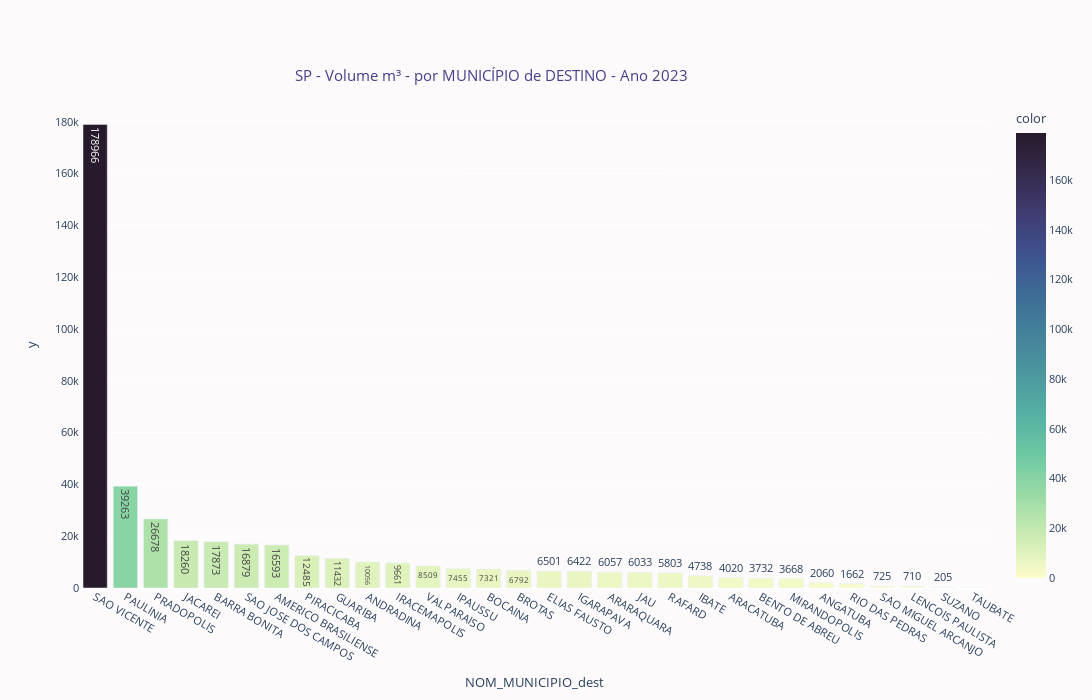

The notebook cell saved with this chart:
### Code cell
qd =  grandes10_SP_23.groupby(by='NOM_MUNICIPIO_dest')['VolANP'].sum()
qo =  grandes10_SP_23.groupby(by='NOM_MUNICIPIO_orig')['VolANP'].sum()
qd = round(qd, 2)
qd = qd.sort_values(ascending = False)
qo = round(qo, 2)
qo = qo.sort_values(ascending = False)

fig=px.bar(
    (qd
     #.query("QUALIF_DEST in ['TRR']")
     #.sort_values(ascending = False)
     #.nlargest(5)
     #.groupby("GRUPO", as_index=False)
     #.mean()
     #.rename({"expenditure_per_student": "Expenditure Per Student (Thousands)"}, axis=1)
     #.nlargest(10, 'VolANP_ano')
    ),
    x=qd.index,
    y=qd.values,
    title="SP - Volume m³ - por MUNICÍPIO de DESTINO - Ano 2023",
    color_discrete_sequence=px.colors.qualitative.Pastel2,
    color=qd.values,
    color_continuous_scale="deep",
    text_auto='.0f',
    #hover_data=["GRUPO"]
)


fig.update_layout(
    autosize=False,
    width= 1300,
    height=700
)
    
fig.update_layout(
        title = {"x": .45, "y": .90, "font": {"color":"darkslateblue"}},
        plot_bgcolor = "#fcfafa",
        paper_bgcolor = "#fcfafa", 
        font=dict(size=11)
    )
fig.show()

### Figure 1 — Plotly figure (JSON) as saved in the notebook; plotly's stock layout.template omitted (floating-point values rounded to 4 significant figures)
{"data": [{"alignmentgroup": "True", "hovertemplate": "NOM_MUNICIPIO_dest=%{x}<br>y=%{y}<br>color=%{marker.color}<extra></extra>", "legendgroup": "", "marker": {"color": [179000.0, 39260.0, 26680.0, 18260, 17870.0, 16880.0, 16590.0, 12485, 11430.0, 10056, 9661.0, 8508.0, 7454.0, 7321.0, 6792.0, 6500.0, 6422.0, 6057.0, 6033.0, 5803, 4738, 4020.0, 3732.0, 3668, 2060, 1662, 725, 710, 205, 0], "coloraxis": "coloraxis", "pattern": {"shape": ""}}, "name": "", "offsetgroup": "", "orientation": "v", "showlegend": false, "textposition": "auto", "texttemplate": "%{y:.0f}", "type": "bar", "x": ["SAO VICENTE", "PAULINIA", "PRADOPOLIS", "JACAREI", "BARRA BONITA", "SAO JOSE DOS CAMPOS", "AMERICO BRASILIENSE", "PIRACICABA", "GUARIBA", "ANDRADINA", "IRACEMAPOLIS", "VALPARAISO", "IPAUSSU", "BOCAINA", "BROTAS", "ELIAS FAUSTO", "IGARAPAVA", "ARARAQUARA", "JAU", "RAFARD", "IBATE", "ARACATUBA", "BENTO DE ABREU", "MIRANDOPOLIS", "ANGATUBA", "RIO DAS PEDRAS", "SAO MIGUEL ARCANJO", "LENCOIS PAULISTA", "SUZANO", "TAUBATE"], "xaxis": "x", "y": [179000.0, 39260.0, 26680.0, 18260, 17870.0, 16880.0, 16590.0, 12485, 11430.0, 10056, 9661.0, 8508.0, 7454.0, 7321.0, 6792.0, 6500.0, 6422.0, 6057.0, 6033.0, 5803, 4738, 4020.0, 3732.0, 3668, 2060, 1662, 725, 710, 205, 0], "yaxis": "y"}], "layout": {"autosize": false, "barmode": "relative", "coloraxis": {"colorbar": {"title": {"text": "color"}}, "colorscale": [[0, "rgb(253, 253, 204)"], [0.09091, "rgb(206, 236, 179)"], [0.1818, "rgb(156, 219, 165)"], [0.2727, "rgb(111, 201, 163)"], [0.3636, "rgb(86, 177, 163)"], [0.4545, "rgb(76, 153, 160)"], [0.5455, "rgb(68, 130, 155)"], [0.6364, "rgb(62, 108, 150)"], [0.7273, "rgb(62, 82, 143)"], [0.8182, "rgb(64, 60, 115)"], [0.9091, "rgb(54, 43, 77)"], [1, "rgb(39, 26, 44)"]]}, "font": {"size": 11}, "height": 700, "legend": {"tracegroupgap": 0}, "paper_bgcolor": "#fcfafa", "plot_bgcolor": "#fcfafa", "title": {"font": {"color": "darkslateblue"}, "text": "SP - Volume m³ - por MUNICÍPIO de DESTINO - Ano 2023", "x": 0.45, "y": 0.9}, "width": 1300, "xaxis": {"anchor": "y", "domain": [0, 1], "title": {"text": "NOM_MUNICIPIO_dest"}}, "yaxis": {"anchor": "x", "domain": [0, 1], "title": {"text": "y"}}}}
